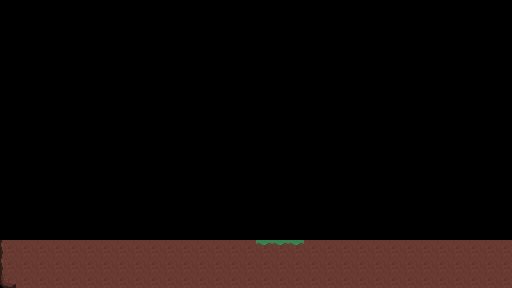

Rendered tile map (Tiled .tmx) drawn with the repository's tilesets; below, a short description and the full map source, tile grids included:
An orthogonal 32x18 tile map with 16x16 px tiles, 1 tile layer (Tile Layer 1).

<map version="1.4" tiledversion="1.4.3" orientation="orthogonal" renderorder="right-down" width="32" height="18" tilewidth="16" tileheight="16" infinite="0" nextlayerid="2" nextobjectid="1">
 <tileset firstgid="1" source="land.tsx" />
 <layer id="1" name="Tile Layer 1" width="32" height="18">
  <data encoding="csv">
0,0,0,0,0,0,0,0,0,0,0,0,0,0,0,0,0,0,0,0,0,0,0,0,0,0,0,0,0,0,0,0,
0,0,0,0,0,0,0,0,0,0,0,0,0,0,0,0,0,0,0,0,0,0,0,0,0,0,0,0,0,0,0,0,
0,0,0,0,0,0,0,0,0,0,0,0,0,0,0,0,0,0,0,0,0,0,0,0,0,0,0,0,0,0,0,0,
0,0,0,0,0,0,0,0,0,0,0,0,0,0,0,0,0,0,0,0,0,0,0,0,0,0,0,0,0,0,0,0,
0,0,0,0,0,0,0,0,0,0,0,0,0,0,0,0,0,0,0,0,0,0,0,0,0,0,0,0,0,0,0,0,
0,0,0,0,0,0,0,0,0,0,0,0,0,0,0,0,0,0,0,0,0,0,0,0,0,0,0,0,0,0,0,0,
0,0,0,0,0,0,0,0,0,0,0,0,0,0,0,0,0,0,0,0,0,0,0,0,0,0,0,0,0,0,0,0,
0,0,0,0,0,0,0,0,0,0,0,0,0,0,0,0,0,0,0,0,0,0,0,0,0,0,0,0,0,0,0,0,
0,0,0,0,0,0,0,0,0,0,0,0,0,0,0,0,0,0,0,0,0,0,0,0,0,0,0,0,0,0,0,0,
0,0,0,0,0,0,0,0,0,0,0,0,0,0,0,0,0,0,0,0,0,0,0,0,0,0,0,0,0,0,0,0,
0,0,0,0,0,0,0,0,0,0,0,0,0,0,0,0,0,0,0,0,0,0,0,0,0,0,0,0,0,0,0,0,
0,0,0,0,0,0,0,0,0,0,0,0,0,0,0,0,0,0,0,0,0,0,0,0,0,0,0,0,0,0,0,0,
0,0,0,0,0,0,0,0,0,0,0,0,0,0,0,0,0,0,0,0,0,0,0,0,0,0,0,0,0,0,0,0,
0,0,0,0,0,0,0,0,0,0,0,0,0,0,0,0,0,0,0,0,0,0,0,0,0,0,0,0,0,0,0,0,
0,0,0,0,0,0,0,0,0,0,0,0,0,0,0,0,0,0,0,0,0,0,0,0,0,0,0,0,0,0,0,0,
17,19,19,19,19,19,19,19,19,19,19,19,19,19,19,19,3,3,3,19,19,19,19,19,19,19,19,19,19,19,19,19,
17,19,19,19,19,19,19,19,19,19,19,19,19,19,19,19,19,19,19,19,19,19,19,19,19,19,19,19,19,19,19,19,
33,19,19,19,19,19,19,19,19,19,19,19,19,19,19,19,19,19,19,19,19,19,19,19,19,19,19,19,19,19,19,19
</data>
 </layer>
</map>
